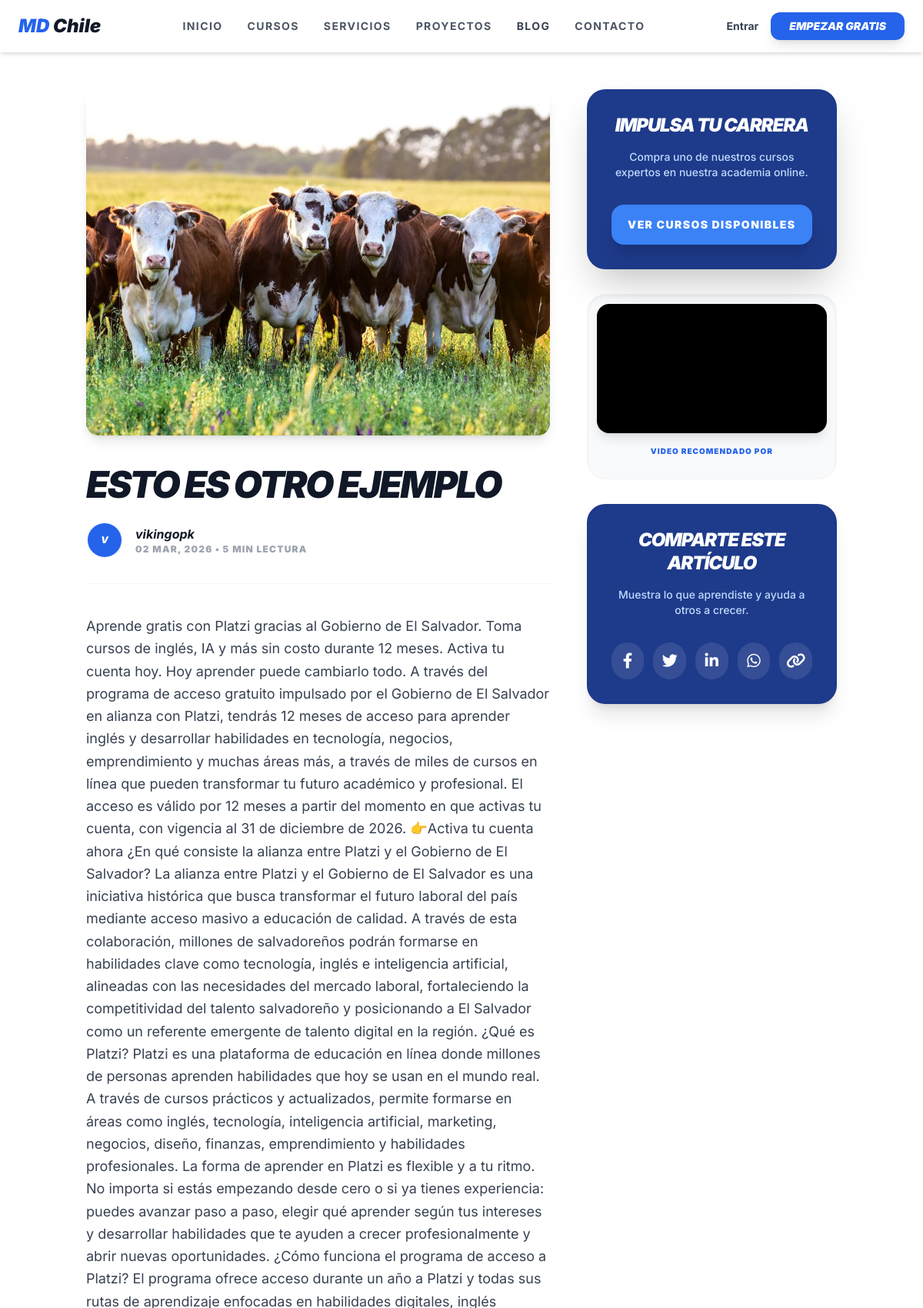
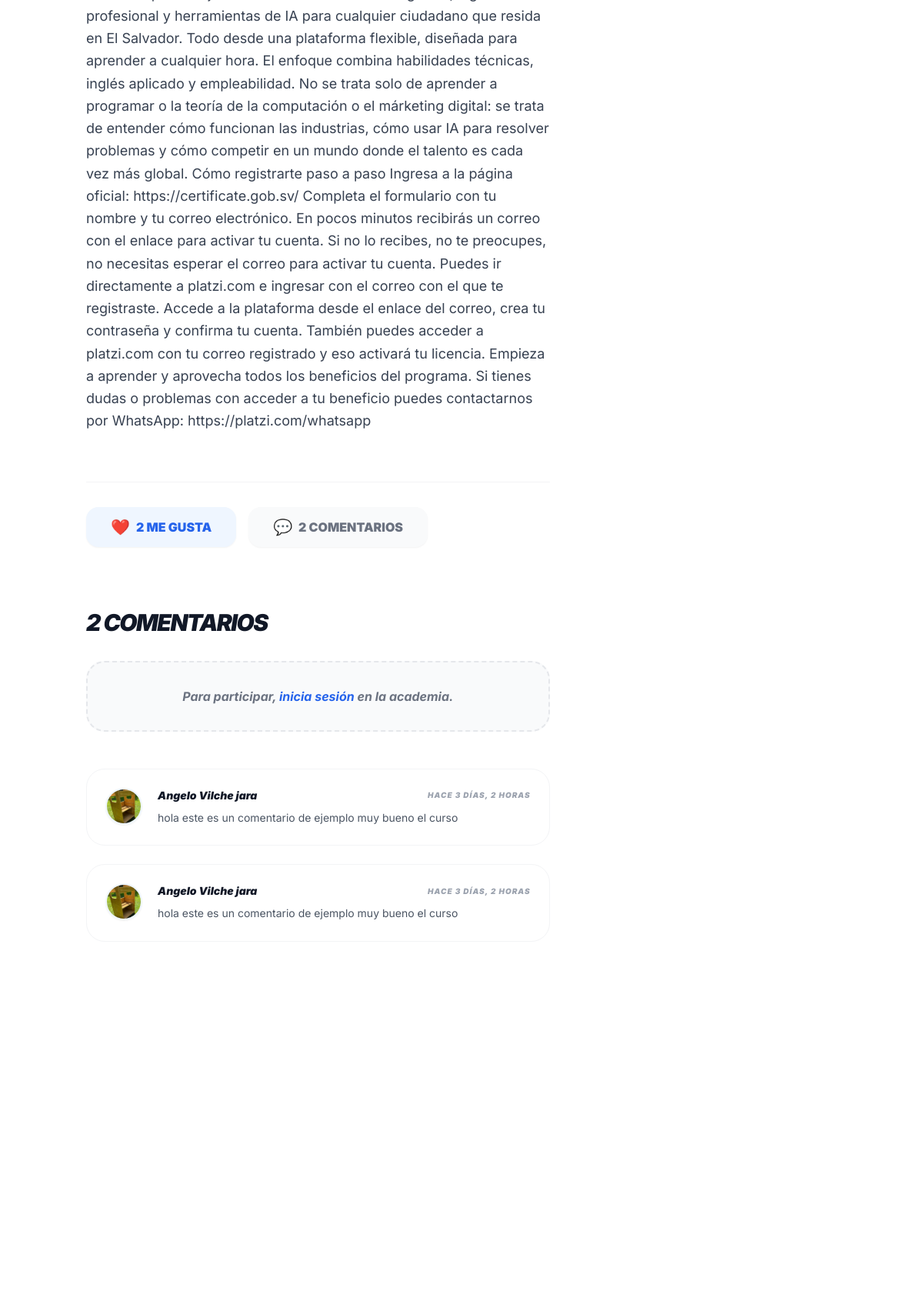
Page /blog/esto-es-otro-ejemplo/ (upper part) on the committed database (2 pictures, top to bottom).
### agency/models.py (models this page shows, shortened)
class Post(models.Model):
    title = models.CharField(max_length=200, verbose_name="Título del Artículo")
    slug = models.SlugField(unique=True, blank=True)
    content = models.TextField(verbose_name="Contenido (HTML permitido)")
    image = models.ImageField(upload_to='blog/', verbose_name="Imagen de Portada")
    video_url = models.URLField(blank=True, null=True, verbose_name="URL Video Lateral (YouTube)")
    author = models.ForeignKey(
        settings.AUTH_USER_MODEL,
        on_delete=models.CASCADE,
        verbose_name="Autor"
    )
    created_at = models.DateTimeField(auto_now_add=True)
    is_published = models.BooleanField(default=True, verbose_name="¿Publicado?")
    likes_count = models.PositiveIntegerField(default=0, verbose_name="Me gusta")
    comments_count = models.PositiveIntegerField(default=0, verbose_name="Comentarios")
    reading_time = models.PositiveIntegerField(default=5, verbose_name="Minutos de lectura")
    class Meta:
        ordering = ['-created_at']
        verbose_name = "Artículo"
        verbose_name_plural = "Blog - Artículos"
    @property
    def get_video_embed_url(self):
        if self.video_url:
            if 'youtu.be' in self.video_url:
                video_id = self.video_url.split('/')[-1]
                return f"https://www.youtube.com/embed/{video_id}"
            elif 'watch?v=' in self.video_url:
                video_id = self.video_url.split('v=')[-1].split('&')[0]
                return f"https://www.youtube.com/embed/{video_id}"
            return self.video_url
        return None

class Comment(models.Model):
    post = models.ForeignKey(Post, on_delete=models.CASCADE, related_name='comments_list')
    user = models.ForeignKey(settings.AUTH_USER_MODEL, on_delete=models.CASCADE)
    content = models.TextField(verbose_name="Comentario")
    created_at = models.DateTimeField(auto_now_add=True)
    class Meta:
        ordering = ['-created_at']
        verbose_name = "Comentario"
        verbose_name_plural = "Comentarios"

### users/models.py (models this page shows, shortened)
class User(AbstractUser):
    is_client = models.BooleanField(default=True)
    is_admin_user = models.BooleanField(default=False)
    profile_picture = models.ImageField(upload_to='users/profiles/', null=True, blank=True)
    bio = models.TextField(max_length=500, blank=True)
    rut = models.CharField(max_length=12, blank=True, null=True)
    linkedin_url = models.URLField(blank=True, null=True)

### courses/views.py (the view)
# urls.py: path('blog/<slug:slug>/', views.blog_detail, name='blog_detail'),
def blog_detail(request, slug): return render(request, 'agency/blog_detail.html', {'post': get_object_or_404(Post, slug=slug, is_published=True)})

### agency/templatetags/social_share.py (called while the page is built)
@register.simple_tag
def share_link(platform, url, title):
    encoded_url = quote(url)
    encoded_title = quote(title)
    links = {
        'facebook': f'https://www.facebook.com/sharer/sharer.php?u={encoded_url}',
        'twitter': f'https://twitter.com/intent/tweet?url={encoded_url}&text={encoded_title}',
        'linkedin': f'https://www.linkedin.com/shareArticle?mini=true&url={encoded_url}&title={encoded_title}',
        'whatsapp': f'https://api.whatsapp.com/send?text={encoded_title}%20{encoded_url}',
    }
    return links.get(platform, '#')

### templates/agency/blog_detail.html (shortened to what this page needs)
{% extends 'base.html' %}
{% load social_share %}
{% block content %}
<div class="bg-white min-h-screen">
    <div class="container mx-auto px-6 py-12">
        <div class="flex flex-col lg:flex-row gap-12">
            <article class="lg:w-2/3">
                {% if post.image %}
                    <img src="{{ post.image.url }}" class="w-full h-[450px] object-cover rounded-2xl mb-10 shadow-lg" alt="{{ post.title }}">
                {% endif %}
                <h1 class="text-4xl md:text-5xl font-black text-gray-900 mb-6 italic uppercase tracking-tighter">
                    {{ post.title }}
                </h1>
                <div class="flex items-center space-x-4 mb-10 border-b border-gray-100 pb-8">
                    <div class="w-12 h-12 rounded-full overflow-hidden border-2 border-blue-50">
                        {% if post.author.profile_picture %}
                            <img src="{{ post.author.profile_picture.url }}" class="w-full h-full object-cover">
                        {% else %}
                            <div class="w-full h-full bg-blue-600 flex items-center justify-center text-white font-black italic text-xs">
                                {{ post.author.username|slice:":1"|upper }}
                            </div>
                        {% endif %}
                    </div>
                    <div>
                        <p class="text-gray-900 font-bold italic">{{ post.author.get_full_name|default:post.author.username }}</p>
                        <p class="text-gray-400 text-xs font-black uppercase tracking-widest">
                            {{ post.created_at|date:"d M, Y" }} • {{ post.reading_time }} min lectura
                        </p>
                    </div>
                </div>
                <div class="prose prose-blue max-w-none text-gray-700 text-lg leading-relaxed mb-16">
                    {{ post.content|safe }}
                </div>
                <div class="mt-16 pt-8 border-t border-gray-100 flex items-center space-x-4">
                    <a href="{% url 'post_like' post.id %}" class="flex items-center bg-blue-50 text-blue-600 px-8 py-3 rounded-2xl font-black transition hover:scale-105 active:scale-95 shadow-sm">
                        <span class="mr-2 text-xl">❤️</span> {{ post.likes_count }} ME GUSTA
                    </a>
                    <div class="flex items-center bg-gray-50 text-gray-500 px-8 py-3 rounded-2xl font-black shadow-sm">
                        <span class="mr-2 text-xl">💬</span> {{ post.comments_count }} COMENTARIOS
                    </div>
                </div>
                <div class="mt-20">
                    <h3 class="text-3xl font-black text-gray-900 mb-8 italic uppercase tracking-tighter">
                        {{ post.comments_list.count }} Comentarios
                    </h3>
                    {% if user.is_authenticated %}
                    <div class="bg-blue-900 rounded-3xl p-1 mb-12 shadow-xl overflow-hidden">
                        <form action="{% url 'add_comment' post.id %}" method="POST" class="flex flex-col md:flex-row items-center p-2 gap-4">
                            {% csrf_token %}
                            <div class="flex-grow w-full relative group">
                                <input type="text" name="content" placeholder="Escribe tu comentario aquí..."
                                       class="w-full bg-blue-950/50 border-2 border-transparent rounded-2xl px-6 py-4 text-white placeholder-blue-300/50 focus:bg-blue-950 focus:border-blue-500 focus:ring-0 outline-none transition-all duration-300">
                                <div class="absolute bottom-0 left-0 h-0.5 bg-blue-400 w-0 group-focus-within:w-full transition-all duration-500 rounded-full"></div>
                            </div>
                            <button type="submit" class="w-full md:w-auto bg-blue-600 hover:bg-blue-500 text-white font-black px-10 py-4 rounded-2xl transition transform hover:scale-105 active:scale-95 uppercase tracking-widest text-xs shadow-lg">
                                Comentar
                            </button>
                        </form>
                    </div>
                    {% else %}
                    <div class="bg-gray-50 rounded-3xl p-8 text-center mb-12 border-2 border-dashed border-gray-200">
                        <p class="text-gray-500 font-bold italic">
                            Para participar, <a href="{% url 'account_login' %}" class="text-blue-600 hover:underline">inicia sesión</a> en la academia.
                        </p>
                    </div>
                    {% endif %}
                    <div class="space-y-6">
                        {% for comment in post.comments_list.all %}
                        <div class="bg-white rounded-3xl p-6 border border-gray-100 flex gap-5 transition hover:bg-gray-50 duration-300">
                            <div class="w-12 h-12 rounded-full overflow-hidden border-2 border-blue-50 flex-shrink-0 shadow-sm">
                                {% if comment.user.profile_picture %}
                                    <img src="{{ comment.user.profile_picture.url }}" class="w-full h-full object-cover">
                                {% else %}
                                    <div class="w-full h-full bg-blue-900 flex items-center justify-center text-white font-black italic text-xs uppercase">
                                        {{ comment.user.username|slice:":1" }}
                                    </div>
                                {% endif %}
                            </div>
                            <div class="flex-grow">
                                <div class="flex items-center justify-between mb-2">
                                    <span class="font-black text-gray-900 italic text-sm">{{ comment.user.get_full_name|default:comment.user.username }}</span>
                                    <span class="text-[10px] font-black text-gray-400 uppercase tracking-widest italic">hace {{ comment.created_at|timesince }}</span>
                                </div>
                                <p class="text-gray-600 text-sm leading-relaxed">{{ comment.content }}</p>
                            </div>
                        </div>
                        {% empty %}
                        <div class="py-12 text-center">
                            <p class="text-gray-400 font-bold italic uppercase tracking-tighter text-sm">Sé el primero en dejar un comentario</p>
                        </div>
                        {% endfor %}
                    </div>
                </div>
            </article>
            <aside class="lg:w-1/3 space-y-8">
                <div class="bg-blue-900 rounded-3xl p-8 text-white shadow-2xl relative overflow-hidden">
                    <div class="relative z-10 text-center">
                        <h3 class="text-2xl font-black mb-4 italic tracking-tighter leading-tight uppercase">Impulsa tu carrera</h3>
                        <p class="text-blue-200 text-sm mb-8 font-medium">Compra uno de nuestros cursos expertos en nuestra academia online.</p>
                        <a href="{% url 'services_list' %}" class="block w-full bg-blue-500 hover:bg-blue-400 text-white font-black py-4 rounded-2xl transition transform hover:scale-105 shadow-xl uppercase tracking-widest text-sm">
                            Ver Cursos Disponibles
                        </a>
                    </div>
                </div>
                {% if post.video_url %}
                <div class="bg-gray-50 rounded-3xl p-3 shadow-inner border border-gray-100">
                    <div class="aspect-video rounded-2xl overflow-hidden shadow-lg bg-black">
                        <iframe class="w-full h-full"
                                src="{{ post.get_video_embed_url|safe }}"
                                frameborder="0"
                                allow="accelerometer; autoplay; clipboard-write; encrypted-media; gyroscope; picture-in-picture"
                                allowfullscreen></iframe>
                    </div>
                    <div class="p-4">
                        <p class="text-[10px] font-black text-blue-600 uppercase tracking-widest text-center">
                            Video recomendado por {{ post.author.first_name }}
                        </p>
                    </div>
                </div>
                {% endif %}
                <div class="bg-blue-900 rounded-3xl p-8 text-white shadow-xl relative overflow-hidden">
                    <div class="relative z-10 text-center">
                        <h3 class="text-2xl font-black mb-4 italic tracking-tighter leading-tight uppercase">
                            Comparte este artículo
                        </h3>
                        <p class="text-blue-200 text-sm mb-8 font-medium">
                            Muestra lo que aprendiste y ayuda a otros a crecer.
                        </p>
                        <div class="flex items-center justify-center space-x-3">
                            {% share_link 'facebook' request.build_absolute_uri post.title as fb_link %}
                            <a href="{{ fb_link }}" target="_blank" class="w-12 h-12 bg-white/10 rounded-full flex items-center justify-center text-xl transition hover:bg-white hover:text-blue-900">
                                <i class="fab fa-facebook-f"></i>
                            </a>
                            {% share_link 'twitter' request.build_absolute_uri post.title as x_link %}
                            <a href="{{ x_link }}" target="_blank" class="w-12 h-12 bg-white/10 rounded-full flex items-center justify-center text-xl transition hover:bg-white hover:text-blue-900">
                                <i class="fab fa-twitter"></i>
                            </a>
                            {% share_link 'linkedin' request.build_absolute_uri post.title as li_link %}
                            <a href="{{ li_link }}" target="_blank" class="w-12 h-12 bg-white/10 rounded-full flex items-center justify-center text-xl transition hover:bg-white hover:text-blue-900">
                                <i class="fab fa-linkedin-in"></i>
                            </a>
                            {% share_link 'whatsapp' request.build_absolute_uri post.title as wa_link %}
                            <a href="{{ wa_link }}" target="_blank" class="w-12 h-12 bg-white/10 rounded-full flex items-center justify-center text-xl transition hover:bg-white hover:text-blue-900">
                                <i class="fab fa-whatsapp"></i>
                            </a>
                            <button id="copy-btn" class="w-12 h-12 bg-white/10 rounded-full flex items-center justify-center text-xl transition hover:bg-white hover:text-blue-900"
                                    data-url="{{ request.build_absolute_uri }}">
                                <i class="fas fa-link"></i>
                            </button>
                        </div>
                    </div>
                </div>
            </aside>
        </div>
    </div>
</div>
{% endblock %}

### templates/base.html (style rules this page uses)
body { font-family: 'Inter', sans-serif; }

### rows in the picture
Post: image (picture), title "ESTO ES OTRO EJEMPLO", author.username "V", author.get_full_name "vikingopk", created_at "02 MAR, 2026", reading_time "5", content "Aprende gratis con Platzi gracias al Gobierno de El Salvador. Toma cursos de inglés, IA y más sin costo durante 12 meses. Activa tu cuenta hoy. Hoy aprender puede cambiarlo todo. A través del programa de acceso gratuito impulsado por el Gobierno de El Salvador en alianza con Platzi, tendrás 12 meses de acceso para aprender inglés y desarrollar habilidades en tecnología, negocios, emprendimiento y muchas áreas más, a través de miles de cursos en línea que pueden transformar tu futuro académico y profesional. El acceso es válido por 12 meses a partir del momento en que activas tu cuenta, con vigencia al 31 de diciembre de 2026. 👉Activa tu cuenta ahora ¿En qué consiste la alianza entre Platzi…", likes_count "2", comments_count "2", comments_list.count "2"
Comment: user.profile_picture (picture), user.get_full_name "Angelo Vilche jara", created_at "3 DÍAS, 2 HORAS", content "hola este es un comentario de ejemplo muy bueno el curso"
Comment: user.profile_picture (picture), user.get_full_name "Angelo Vilche jara", created_at "3 DÍAS, 2 HORAS", content "hola este es un comentario de ejemplo muy bueno el curso"
